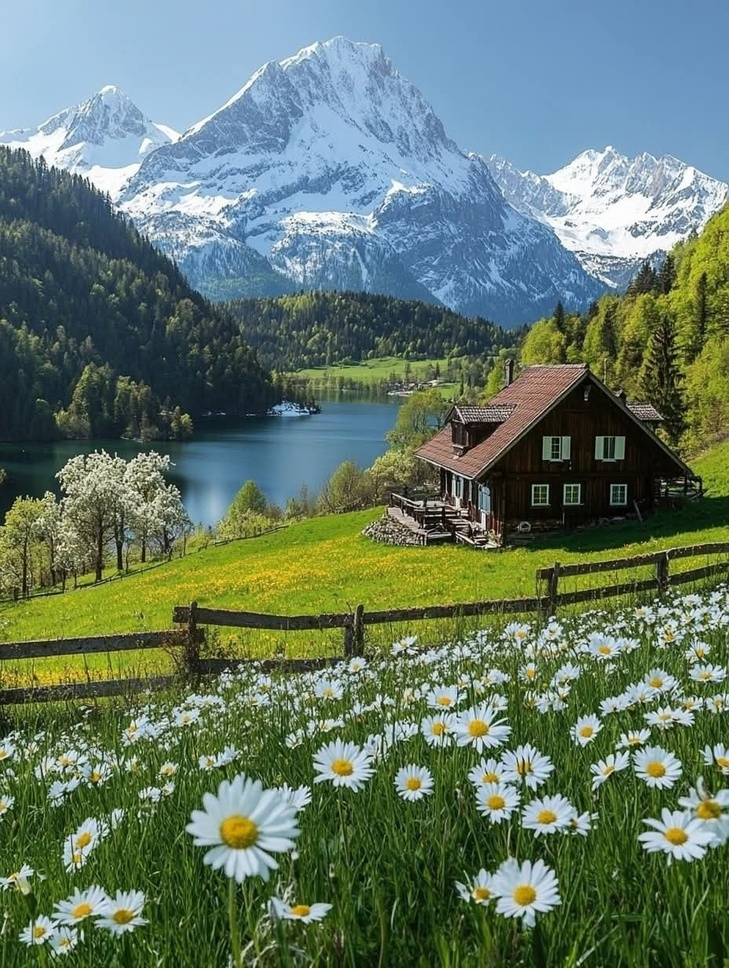
#> input picture test.jpg, 729 x 968 px, shrunk from 928 x 1232 before the run
$ python grayscale_to_binary.py
#> lines starting #> are read from the running program, lines starting #| are printed output that depends on the picture; after the words box and inside, x2 and y2 are one past the last pixel; in counts of white or black regions, pixels touching at a corner belong together
#!/usr/bin/env python3
"""
Task 5: Convert Grayscale to Binary Image
Location: /Users/sopen/Library/Mobile Documents/com~apple~CloudDocs/Documents/Image_lab1/task5/grayscale_to_binary.py
Description: Load RGB image, convert to grayscale manually, then convert to binary using custom threshold
Why: To demonstrate manual RGB->grayscale->binary conversion without built-in functions
Relevant files: ../test.jpg (input image)
"""

import cv2
import numpy as np
import os

print("Task 5: Convert Grayscale to Binary Image")
print("==========================================")

# Load the image in BGR format (OpenCV default)
image_path = "../test.jpg"
print(f"Loading image from: {os.path.abspath(image_path)}")

img_bgr = cv2.imread(image_path)
#> img_bgr is the input picture: shape (968, 729, 3); mean B, G, R 103.7, 120.4, 99.9
if img_bgr is None:
    print(f"Error: Could not load image from {image_path}")
    exit(1)

print(f"Image loaded successfully: {img_bgr.shape}")
#| Image loaded successfully: (968, 729, 3)

# Convert BGR to RGB for processing
img_rgb = cv2.cvtColor(img_bgr, cv2.COLOR_BGR2RGB)

# Step 1: Manual RGB to Grayscale conversion (without cv2.cvtColor)
print("Step 1: Converting RGB to Grayscale manually...")

height, width = img_rgb.shape[:2]
#> height = 968; width = 729
grayscale = np.zeros((height, width), dtype=np.uint8)

# Use luminance formula: Gray = 0.299*R + 0.587*G + 0.114*B
for y in range(height):
    for x in range(width):
        r, g, b = img_rgb[y, x]
        # Luminance formula for grayscale conversion
        gray_value = 0.299 * r + 0.587 * g + 0.114 * b
        grayscale[y, x] = int(gray_value)
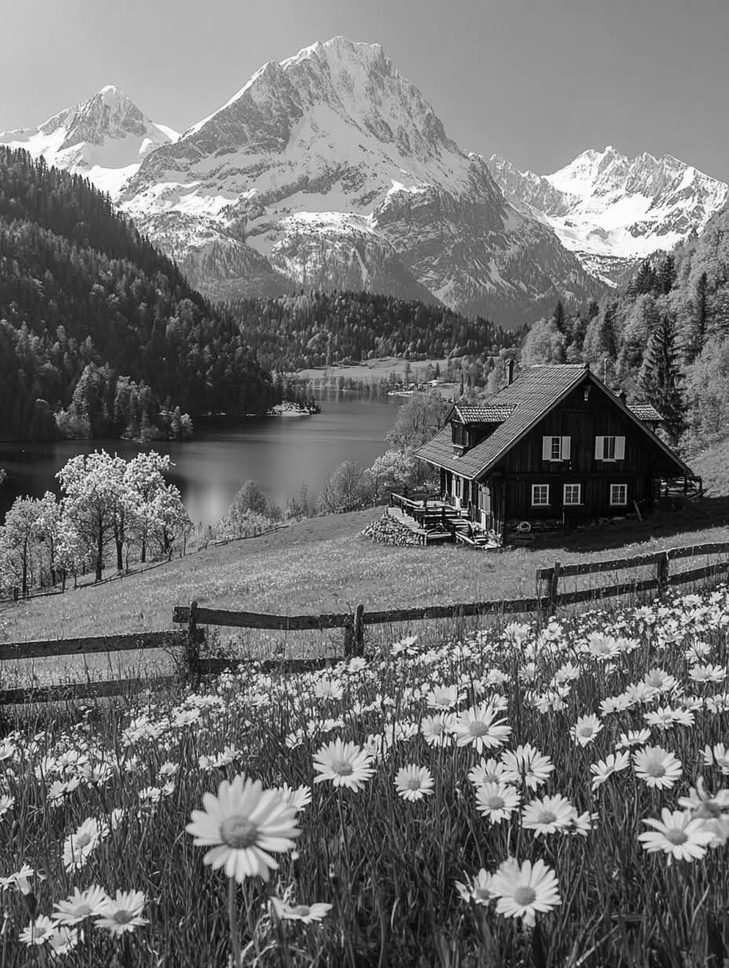
#> grayscale: shape (968, 729); min 0, max 255, mean 111.9

print(f"Grayscale conversion completed: {grayscale.shape}")
#| Grayscale conversion completed: (968, 729)

# Step 2: Manual Grayscale to Binary conversion (without cv2.threshold)
print("Step 2: Converting Grayscale to Binary manually...")

# Define custom threshold (middle value of 0-255 range)
threshold = 128
print(f"Using custom threshold: {threshold}")

binary = np.zeros((height, width), dtype=np.uint8)

# Apply manual thresholding
for y in range(height):
    for x in range(width):
        if grayscale[y, x] >= threshold:
            binary[y, x] = 255  # White (above threshold)
        else:
            binary[y, x] = 0    # Black (below threshold)
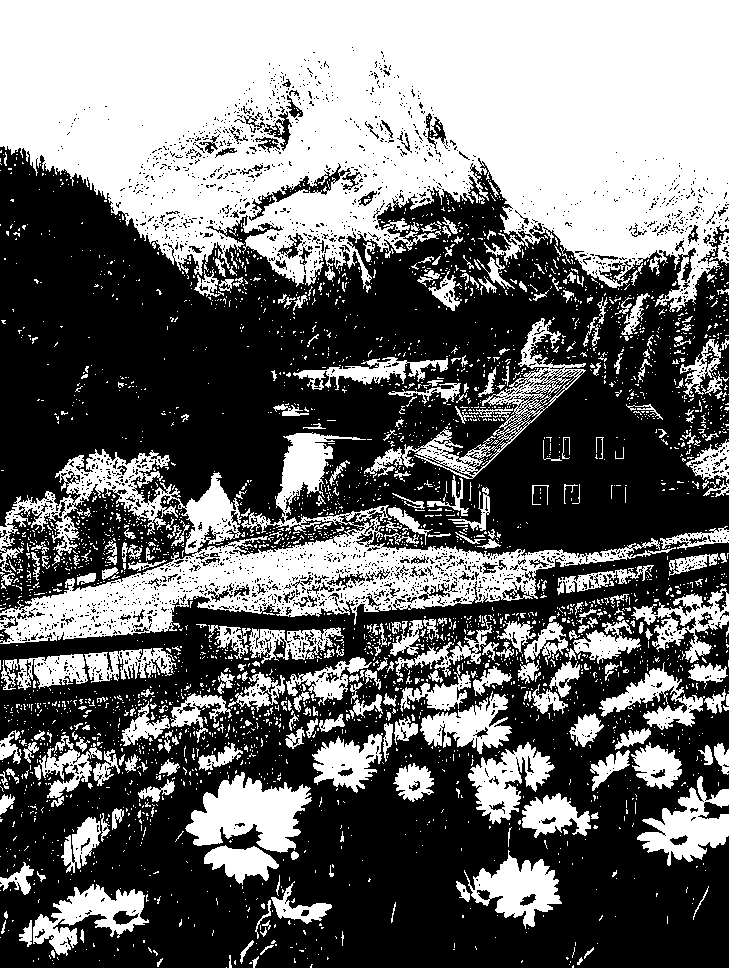
#> binary: shape (968, 729); 42.8% white; 3386 white regions (3056 under 20 px), largest, box (x1, y1, x2, y2) and area: (0, 0, 729, 312) 162926, (0, 432, 676, 644) 38194, (185, 772, 312, 853) 5847

print(f"Binary conversion completed: {binary.shape}")
#| Binary conversion completed: (968, 729)

# Save both images
grayscale_output = "grayscale_image.jpg"
binary_output = "binary_image.jpg"

cv2.imwrite(grayscale_output, grayscale)
cv2.imwrite(binary_output, binary)

print("Images saved:")
print(f"- Grayscale: {grayscale_output}")
print(f"- Binary: {binary_output}")

print("Task completed successfully!")
